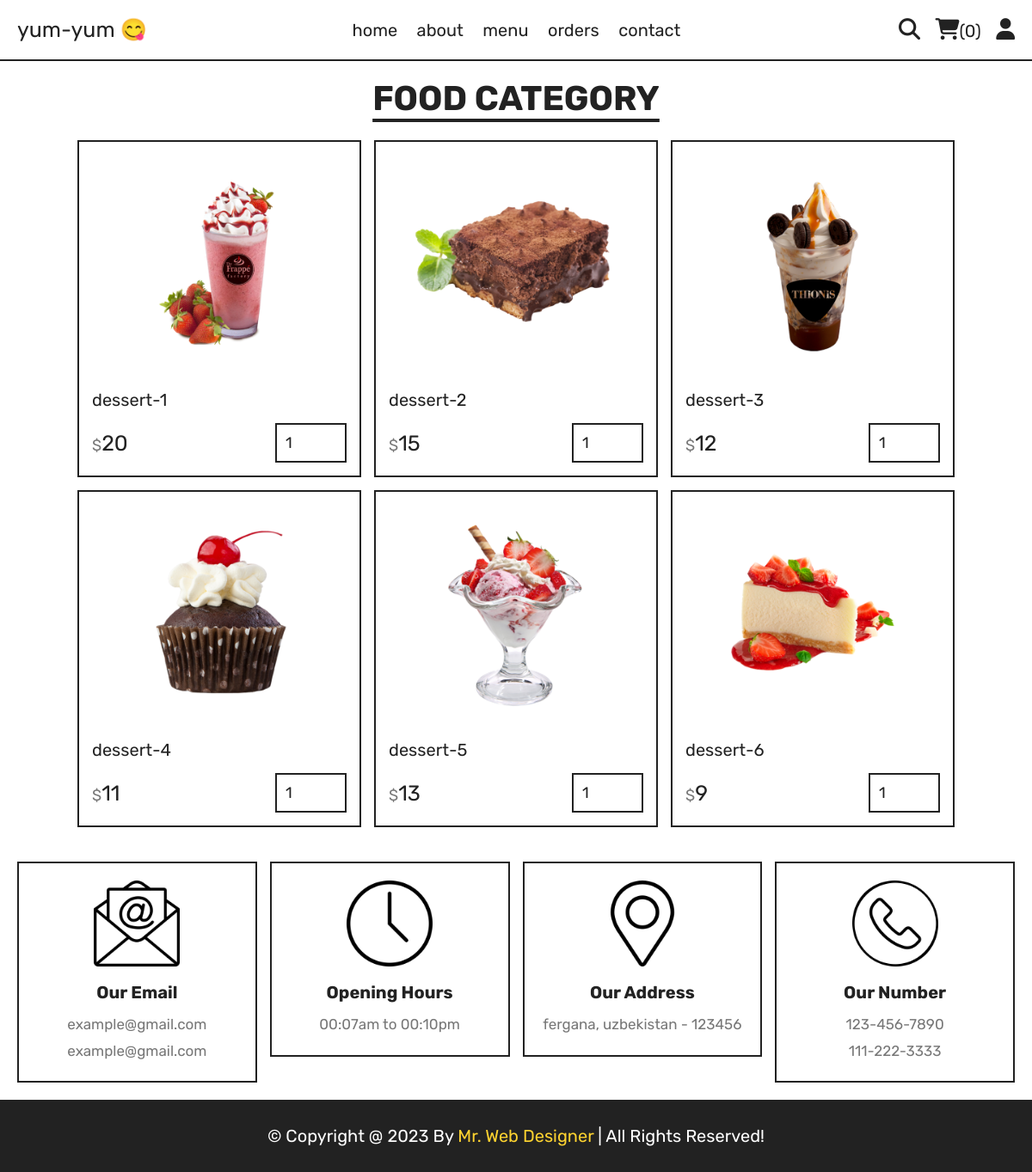
/category.php?category=desserts, run on the app's committed database.
### tables this page shows
CREATE TABLE `products` (
  `id` int NOT NULL,
  `name` varchar(100) NOT NULL,
  `category` varchar(100) NOT NULL,
  `price` int NOT NULL,
  `image` varchar(100) NOT NULL
);

### category.php (the view, shortened to what this page needs)
<?php
include 'components/connect.php';
?>
<!DOCTYPE html>
<html lang="en">
<head>
   <link rel="stylesheet" href="https://cdnjs.cloudflare.com/ajax/libs/font-awesome/6.1.1/css/all.min.css">
   <link rel="stylesheet" href="css/style.css">
</head>
<body>
<?php include 'components/user_header.php'; ?>
<section class="products">
   <h1 class="title">food category</h1>
   <div class="box-container">
      <?php
         $category = $_GET['category'];
         $select_products = $conn->prepare("SELECT * FROM `products` WHERE category = ?");
         $select_products->execute([$category]);
         if($select_products->rowCount() > 0){
            while($fetch_products = $select_products->fetch(PDO::FETCH_ASSOC)){
      ?>
      <form action="" method="post" class="box">
         <img src="uploaded_img/<?= $fetch_products['image']; ?>" alt="">
         <div class="name"><?= $fetch_products['name']; ?></div>
         <div class="flex">
            <div class="price"><span>$</span><?= $fetch_products['price']; ?></div>
            <input type="number" name="qty" class="qty" min="1" max="99" value="1" maxlength="2">
         </div>
      </form>
      <?php
            }
         }else{
            echo '<p class="empty">no products added yet!</p>';
         }
      ?>
   </div>
</section>
<?php include 'components/footer.php'; ?>
</body>
</html>

### css/style.css (style rules this page uses)
:root { --yellow:#fed330; --red:#e74c3c; --white:#fff; --black:#222; --light-color:#777; --border:.2rem solid var(--black); }
* { font-family: 'Rubik', sans-serif; margin:0; padding:0; box-sizing: border-box; outline: none; border: none; text-decoration: none; }
html { font-size: 62.5%; overflow-x: hidden; scroll-behavior: smooth; stop-opacity: 7rem; }
section { margin:0 auto; max-width: 1200px; padding:2rem; }
.title { text-align: center; margin-bottom: 2.5rem; font-size: 4rem; color:var(--black); text-transform: uppercase; text-decoration: underline; text-underline-offset: 1rem; }
.products .box-container { display: grid; grid-template-columns: repeat(auto-fit, 33rem); justify-content: center; align-items: flex-start; gap:1.5rem; }
.products .box-container .box { border:var(--border); padding:1.5rem; position: relative; overflow: hidden; }
.products .box-container .box img { height: 25rem; width: 100%; object-fit: contain; margin-bottom: 1rem; }
.products .box-container .box .name { font-size: 2rem; color:var(--black); margin:1rem 0; }
.products .box-container .box .flex { display: flex; align-items: center; gap:1rem; margin-top: 1.5rem; }
.products .box-container .box .flex .price { margin-right: auto; font-size: 2.5rem; color:var(--black); }
.products .box-container .box .flex .price span { color:var(--light-color); font-size: 1.8rem; }
.products .box-container .box .flex .qty { padding:1rem; border:var(--border); font-size: 1.8rem; color:var(--black); }

### data on the page
products: image (picture), name "dessert-1", price "20"
products: image (picture), name "dessert-2", price "15"
products: image (picture), name "dessert-3", price "12"
products: image (picture), name "dessert-4", price "11"
products: image (picture), name "dessert-5", price "13"
products: image (picture), name "dessert-6", price "9"

### other printed values
$total_cart_items "0"
